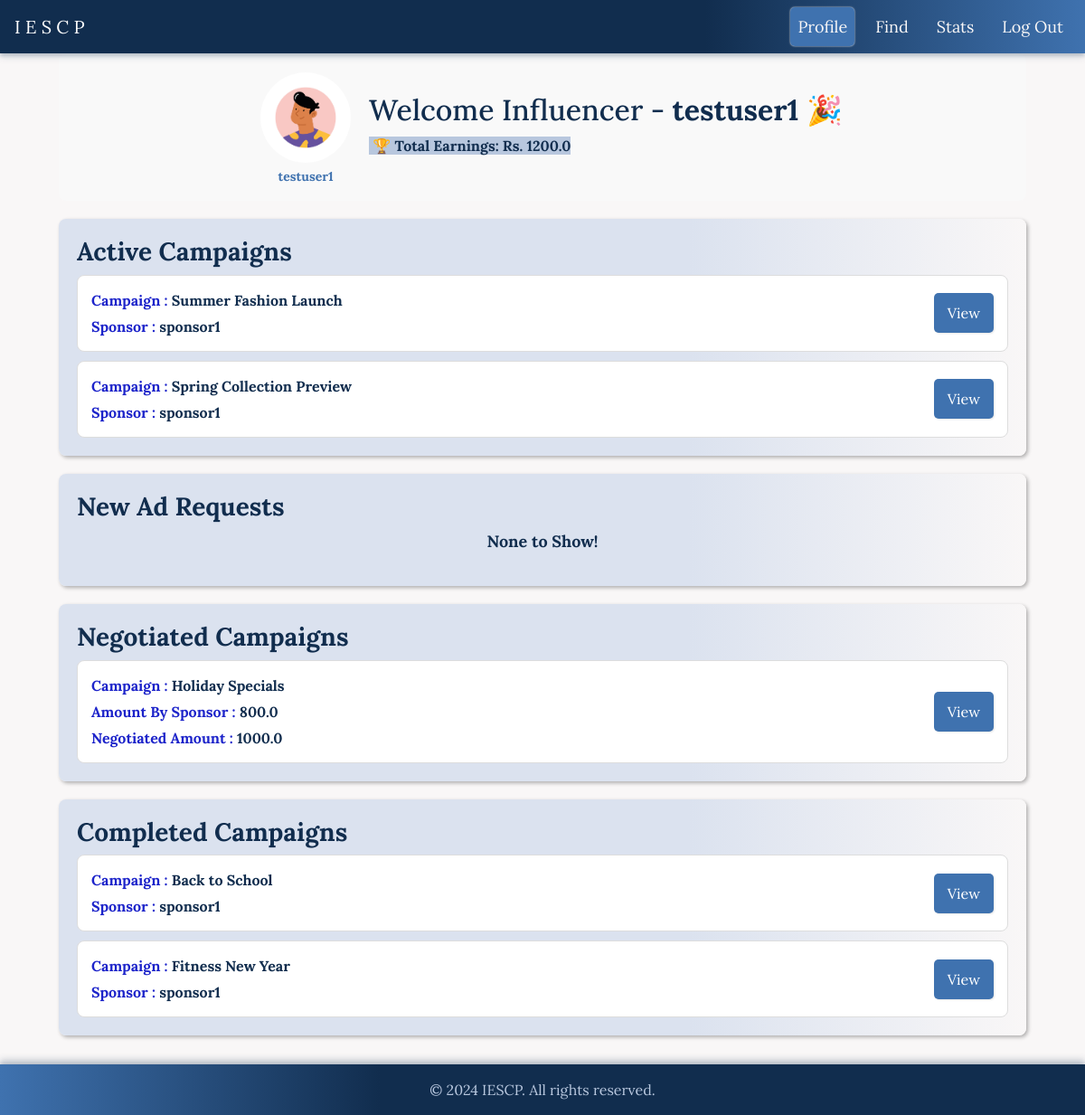
Screenshot of /influencer/dashboard (signed in) with the database file from the repository.
### app/models.py (models this page shows, shortened)
class User(db.Model):
    id = db.Column(db.Integer, primary_key=True)
    username = db.Column(db.String(64), unique=True, nullable=False)
    email = db.Column(db.String(120), unique=True, nullable=False)
    password_hash = db.Column(db.String(128))
    role = db.Column(db.String(64), nullable=False)
    campaigns = db.relationship('Campaign', backref='sponsor', lazy=True)
    ad_requests = db.relationship('AdRequest', backref='influencer', lazy=True)

class AdRequest(db.Model):
    id = db.Column(db.Integer, primary_key=True)
    campaign_id = db.Column(db.Integer, db.ForeignKey('campaign.id'), nullable=False)
    influencer_id = db.Column(db.Integer, db.ForeignKey('user.id'), nullable=False)
    messages = db.Column(db.Text, nullable=True)
    requirements = db.Column(db.Text, nullable=False)
    payment_amount = db.Column(db.Float, nullable=False)
    status = db.Column(db.String(10), nullable=False)

class Campaign(db.Model):
    id = db.Column(db.Integer, primary_key=True)
    name = db.Column(db.String(64), nullable=False)
    description = db.Column(db.Text, nullable=False)
    start_date = db.Column(db.DateTime, default=datetime.utcnow)
    end_date = db.Column(db.DateTime)
    budget = db.Column(db.Float, nullable=False)
    visibility = db.Column(db.String(10), nullable=False)
    goals = db.Column(db.Text, nullable=False)
    sponsor_id = db.Column(db.Integer, db.ForeignKey('user.id'), nullable=False)
    ad_requests = db.relationship('AdRequest', backref='campaign', lazy=True)

### app/routes.py (the view)
@app.route('/influencer/dashboard')
def influencer_dashboard():
    user_id = session.get('user_id')  # Assuming user_id is stored in session after login
    user = User.query.get(user_id)
    if not user or user.role != 'influencer':
        return redirect(url_for('login'))
    ad_requests = db.session.query(
    AdRequest,
    Campaign,
    User.username.label('sponsor_name'),
    func.coalesce(Negotiations.new_amount, 0.0).label('new_amount')
    ).join(Campaign, AdRequest.campaign_id == Campaign.id
    ).join(User, Campaign.sponsor_id == User.id
    ).outerjoin(Negotiations, AdRequest.id == Negotiations.ad_id
    ).filter(
    AdRequest.influencer_id == user_id
    ).all()
    active_campaigns = []
    campaign_requests = []
    completed = []
    negotiated = []
    others = []
    current_date = datetime.utcnow()
    for ad_request, campaign, sponsor_name, new_amount in ad_requests:
        if ad_request.status in ['Accepted']:
            active_campaigns.append((ad_request, campaign, sponsor_name, new_amount))
        elif ad_request.status in ['Pending']:
            campaign_requests.append((ad_request, campaign, sponsor_name, new_amount))
        elif ad_request.status in ['Completed']:
            completed.append((ad_request, campaign, sponsor_name, new_amount))
        elif ad_request.status in ['Negotiated']:
            negotiated.append((ad_request, campaign, sponsor_name, new_amount))
        else:
            others.append((ad_request, campaign, sponsor_name, new_amount))
    total_earnings = db.session.query(db.func.sum(AdRequest.payment_amount)).filter_by(
        influencer_id=user_id,
        status='Completed'
    ).scalar() or 0.00
    return render_template('influencer_dashboard.html',
                           username=user.username,
                           active_campaigns=active_campaigns,
                           campaign_requests=campaign_requests,
                           total_earnings=total_earnings,
                           completed_campaigns=completed,
                           negotiated_requests=negotiated,
                           title='Influencer Dashboard',
                           active_page='profile')

### app/templates/influencer_dashboard.html (shortened to what this page needs)
{% extends "navbar_after_login.html" %}
{% block styles %}
  <link rel="stylesheet" href="{{ url_for('static', filename='/css/influencer_dashboard.css') }}">
{% endblock %}
{% block content %}
<div class="dashboard">
    <div class="profile-section">
        <div class="avatar-container">
            <div class="avatar">
                <img src="{{ url_for('static', filename='/images/influencer.jpg') }}" alt="Profile">
            </div>
            <p class="role-tag"><a href="#" id="profile-link" data-toggle="modal" data-target="#profileModal" data-user_id="{{session['user_id']}}"><b>{{username}}</b></a></p>
        </div>
        <div class="welcome-text">
            <h2>Welcome Influencer - <b>{{username}}</b> <span class="party-popper">🎉</span></h2>
            <div class="earnings-box">
                <p><span class="highlight">&nbsp;🏆 Total Earnings: <b>Rs. {{ total_earnings }} </span></b></p>
            </div>
        </div>
    </div>
    <div class="campaign-section">
        <h3>Active Campaigns</h3>
        <div class="campaign-list">
            {% if active_campaigns %}
            {% for ad_request, campaign, sponsor_name, new_amount in active_campaigns %}
                <div class="campaign-tab">
                    <div class="campaign-info">
                        <span><strong style="color:#1D24CA">Campaign : </strong> <b>{{ campaign.name }}</b></span>
                        <span><strong style="color:#1D24CA">Sponsor : </strong> <b>{{ sponsor_name }}</b></span>
                    </div>
                    <div class="campaign-actions">
                        <button class="btn btn-view" data-toggle="modal" data-target="#campaignModal"
                                data-campaign-name="{{ campaign.name }}"
                                data-sponsor-name="{{sponsor_name}}"
                                data-campaign-description="{{ campaign.description }}"
                                data-campaign-requirements="{{ ad_request.requirements }}"
                                data-campaign-payment="{{ ad_request.payment_amount }}"
                                data-campaign-status="{{ ad_request.status }}"
                                data-campaign-messages="{{ ad_request.messages }}">View</button>
                    </div>
                </div>
                {% endfor %}
                {% else %}
                <p style="text-align: center; font-size: large; font-weight: bold;">None to Show!</p>
                {% endif %}
        </div>
    </div>
    <div class="request-section">
        <h3>New Ad Requests</h3>
        <div class="request-list">
            {% if campaign_requests %}
            {% for ad_request, campaign, sponsor_name,new_amount in campaign_requests %}
                <div class="request-tab">
                    <div class="request-info">
                        <span><strong style="color:#1D24CA">Campaign : </strong> <b>{{ campaign.name }}</b></span>
                        <span><strong style="color:#1D24CA">Sponsor : </strong> <b>{{ sponsor_name }}</b></span>
                    </div>
                    <div class="request-actions">
                        <button class="btn btn-view" data-toggle="modal" data-target="#adModal"
                                data-campaign-name="{{ campaign.name }}"
                                data-sponsor-name="{{sponsor_name}}"
                                data-campaign-description="{{ campaign.description }}"
                                data-campaign-requirements="{{ ad_request.requirements }}"
                                data-campaign-payment="{{ ad_request.payment_amount }}">View</button>
                        <button class="btn btn-accept" data-ad-request-id="{{ ad_request.id }}">Accept</button>
                        <button class="btn btn-view btn-negotiate" data-ad-request-id="{{ ad_request.id }}">Negotiate</button>
                        <button class="btn btn-reject" data-ad-request-id="{{ ad_request.id }}">Reject</button>
                    </div>
                    <div class="negotiate-section" id="negotiate-section-{{ ad_request.id }}" style="display: none;">
                        <form class="negotiation-form">
                            <label for="new-amount-{{ ad_request.id }}" style="font-weight: bold;">New Amount:</label>
                            <input type="text" id="new-amount-{{ ad_request.id }}" name="new-amount" style="border: 1px solid #1D24CA;">
                            <button type="submit">Submit</button>
                            <button type="button" class="btn btn-close">Close</button>
                        </form>
                    </div>
                </div>
                {% endfor %}
                {% else %}
                <p style="text-align: center; font-size: large; font-weight: bold;">None to Show!</p>
                {% endif %}
        </div>
    </div>
    <div class="campaign-section">
        <h3>Negotiated Campaigns</h3>
        <div class="campaign-list">
            {% if negotiated_requests %}
            {% for ad_request, campaign, sponsor_name, new_amount in negotiated_requests %}
                <div class="campaign-tab">
                    <div class="campaign-info">
                        <span><strong style="color:#1D24CA">Campaign : </strong> <b>{{ campaign.name }}</b></span>
                        <span><strong style="color:#1D24CA">Amount By Sponsor : </strong> <b>{{ ad_request.payment_amount }}</b></span>
                        <span><strong style="color:#1D24CA">Negotiated Amount : </strong> <b>{{ new_amount }}</b></span>
                    </div>
                    <div class="campaign-actions">
                        <button class="btn btn-view" data-toggle="modal" data-target="#campaignModal"
                                data-campaign-name="{{ campaign.name }}"
                                data-sponsor-name="{{sponsor_name}}"
                                data-campaign-description="{{ campaign.description }}"
                                data-campaign-requirements="{{ ad_request.requirements }}"
                                data-campaign-payment="{{ ad_request.payment_amount }}"
                                data-campaign-status="{{ ad_request.status }}"
                                data-campaign-messages="{{ ad_request.messages }}">View</button>
                    </div>
                </div>
            {% endfor %}
            {% else %}
            <p style="text-align: center; font-size: large; font-weight: bold;">None to Show!</p>
            {% endif %}
        </div>
    </div>
    <div class="campaign-section">
        <h3>Completed Campaigns</h3>
        <div class="campaign-list">
            {% if completed_campaigns %}
            {% for ad_request, campaign, sponsor_name,new_amount in completed_campaigns %}
                <div class="campaign-tab">
                    <div class="campaign-info">
                        <span><strong style="color:#1D24CA">Campaign : </strong> <b>{{ campaign.name }}</b></span>
                        <span><strong style="color:#1D24CA">Sponsor : </strong> <b>{{ sponsor_name }}</b></span>
                    </div>
                    <div class="campaign-actions">
                        <button class="btn btn-view" data-toggle="modal" data-target="#campaignModal"
                                data-campaign-name="{{ campaign.name }}"
                                data-sponsor-name="{{sponsor_name}}"
                                data-campaign-description="{{ campaign.description }}"
                                data-campaign-requirements="{{ ad_request.requirements }}"
                                data-campaign-payment="{{ ad_request.payment_amount }}"
                                data-campaign-status="{{ ad_request.status }}"
                                data-campaign-messages="{{ ad_request.messages }}">View</button>
                    </div>
                </div>
                {% endfor %}
                {% else %}
                <p style="text-align: center; font-size: large; font-weight: bold;">None to Show!</p>
                {% endif %}
        </div>
    </div>
    <br>
    <br>
{% endblock %}

### app/templates/navbar_after_login.html (shortened to what this page needs)
<!doctype html>
<html lang="en">
  <head>
    <link rel="stylesheet" href="https://stackpath.bootstrapcdn.com/bootstrap/4.3.1/css/bootstrap.min.css">
    <link rel="stylesheet" href="{{ url_for('static', filename='css/styles.css') }}">
    <link rel="stylesheet" href="{{ url_for('static', filename='/css/navbar_styles.css') }}">
    {% block styles %}{% endblock %}
  </head>
  <body>
    <nav class="navbar navbar-expand-md navbar-dark">
        <a class="navbar-brand" href="/">I E S C P</a>
        <div class="collapse navbar-collapse" id="navbarCollapse">
            <ul class="navbar-nav ml-auto">
                <li class="nav-item{% if active_page == 'profile' %}-active{% endif %}">
                    {% if session['role'] == 'influencer' %}
                        <a class="nav-link" href="{{ url_for('influencer_dashboard') }}">Profile</a>
                    {% elif session['role'] == 'sponsor' %}
                        <a class="nav-link" href="{{ url_for('sponsor_dashboard') }}">Profile</a>
                    {% elif session['role'] == 'admin' %}
                        <a class="nav-link" href="{{ url_for('admin_dashboard') }}">Profile</a>
                    {% else %}
                        <a class="nav-link" href="{{ url_for('login') }}">Profile</a>
                    {% endif %}
                </li>
                <li class="nav-item{% if active_page == 'find' %}-active{% endif %}">
                    <a class="nav-link" href=#>Find</a>
                </li>
                <li class="nav-item{% if active_page == 'stats' %}-active{% endif %}">
                    <a class="nav-link" href=#>Stats</a>
                </li>
                <li class="nav-item" id="logout">
                    <a class="nav-link" href="{{ url_for('logout') }}">Log Out</a>
                </li>
            </ul>
        </div>
    </nav>
    <main role="main" class="container" style="margin-top: 40px;">
      {% block content %}
      {% endblock %}
    </main>
  </body>
  <footer class="footer mt-auto py-3">
    <div class="container">
        <span class="text-muted">&copy; 2024 IESCP. All rights reserved.</span>
    </div>
</footer>
</html>

### rows the page displays
User: username "testuser1"
AdRequest: name "Summer Fashion Launch", username "sponsor1"
AdRequest: name "Spring Collection Preview", username "sponsor1"
AdRequest: name "Holiday Specials", payment_amount "800.0", new_amount "1000.0"
AdRequest: name "Back to School", username "sponsor1"
AdRequest: name "Fitness New Year", username "sponsor1"

### other values shown
{{ total_earnings }} "1200.0"
